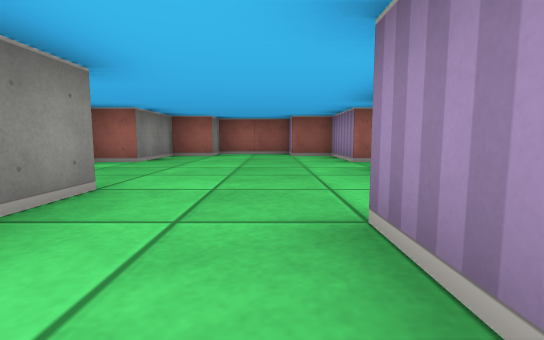
View 1 (above)

15 first-person views from a walk through a cub3D ray-caster map. The camera is about half as high as the walls, tilts 6° down and sees 85° across. The floor is counted in squares. Each view is taken from the middle of a square. On the plan, view 1 faces up. The plan holds only what a view shows up to about 9 squares ahead; the rest is blank.

View 2
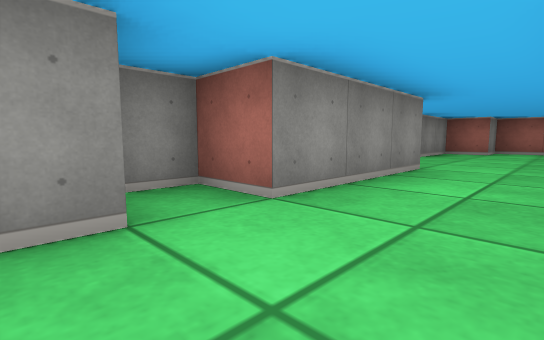

View 3
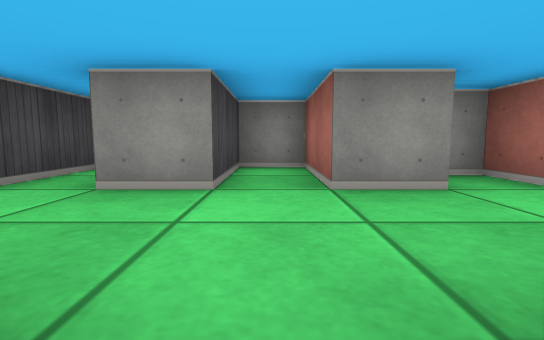

View 4
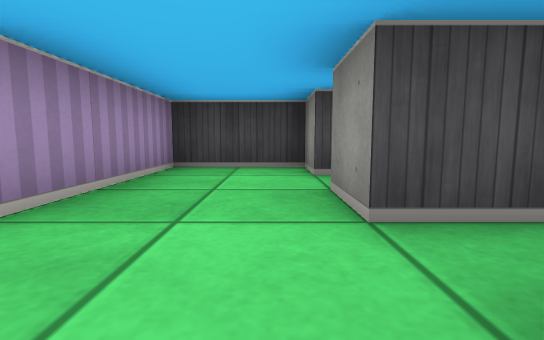

View 5
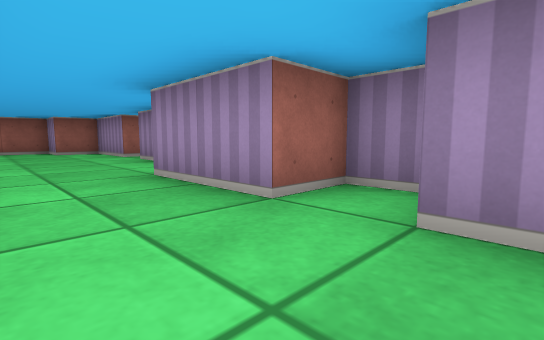

View 6
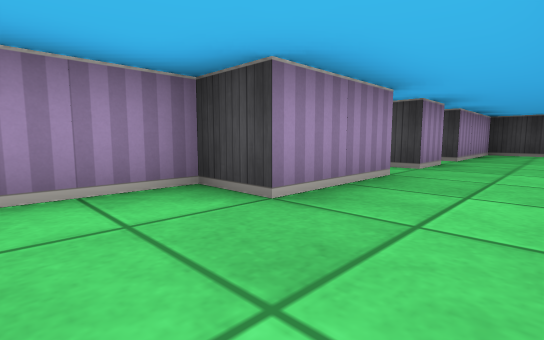

View 7
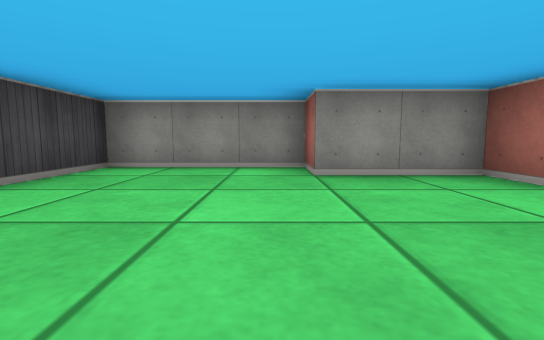

View 8
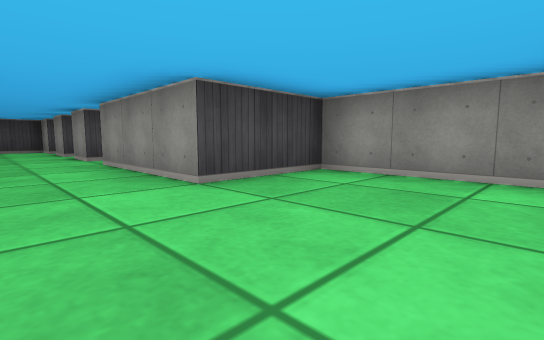

View 9
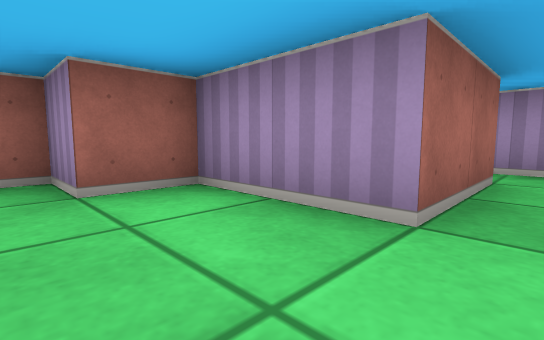

View 10
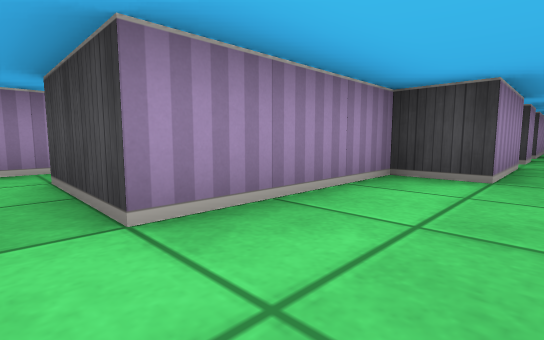

View 11
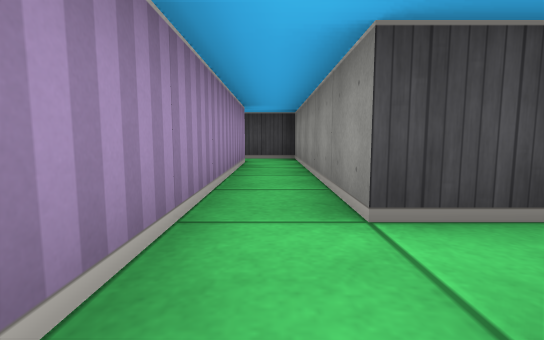

View 12
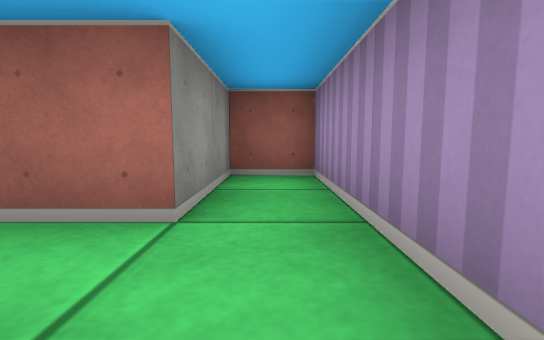

View 13
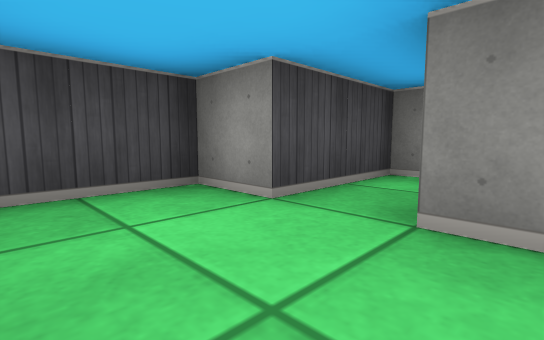

View 14
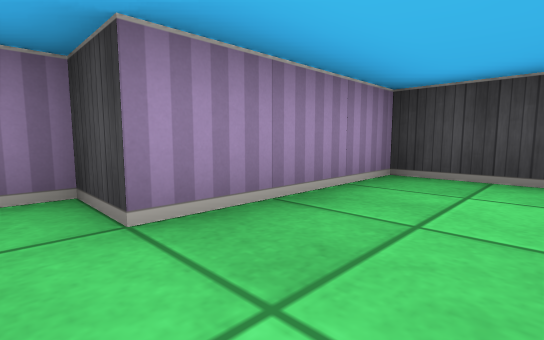

View 15
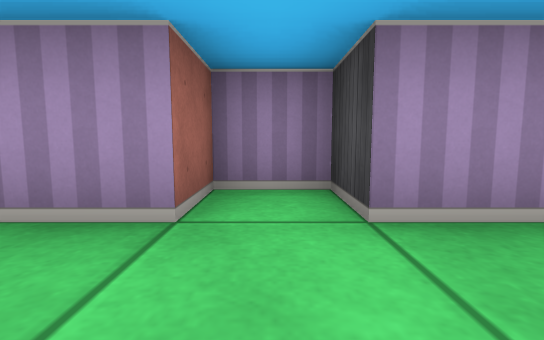

### Floor plan
Points are (right, up) in squares from view 1. A wall is a line through its corners. A room is listed if a view was taken in it or the views show most of it. See-through windows are left out.
Room 1 (views 1, 6, 7, 8, 9, 10)
walls: (1.5, 5.5) (1.5, 7.5) (0.5, 7.5) (0.5, 8.5) (-1.5, 8.5) (-1.5, 7.5) (-2.5, 7.5) (-2.5, 5.5) (-3.5, 5.5) (-3.5, 2.5) (-1.5, 2.5) (-1.5, -0.5) (-2.5, -0.5) (-2.5, -1.2); (0.5, -1.5) (1, -1.5); (1.5, -1.2) (1.5, -0.5) (0.5, -0.5) (0.5, 1.5) (1.5, 1.5) (1.5, 4.5)
ways out: opening at (-0.5, -2) to room 2; opening at (2.5, 5) to room 3
Room 2 (views 2, 3, 4, 5, 13, 14, 15)
walls: (-1.5, -1.4) (-1.5, -2.5) (-3.5, -2.5) (-3.5, -3.5) (-1.5, -3.5) (-1.5, -4.5); (0.5, -4.5) (0.5, -3.5) (1.5, -3.5) (1.5, -2.5) (0.5, -2.5) (0.5, -1.5)
ways out: opening at (-0.5, -2) to room 1; opening at (-0.5, -4) to room 4
Room 3 (views 11, 12)
walls: (1.5, 4.5) (3.5, 4.5) (3.5, -0.5) (4.6, -0.5); (4.5, 0.5) (4.5, 7.5) (3.5, 7.5) (3.5, 5.5) (1.5, 5.5)
ways out: opening at (2.5, 5) to room 1
Room 4 (no view inside)
walls: (-3.6, -5.5) (-1.5, -5.5) (-1.5, -6.5) (0.5, -6.5) (0.5, -4.5)
ways out: opening at (-0.5, -4) to room 2

Positions as (right, up) in squares from view 1, and headings:
1: (0, 0), facing up
2: (0, -2), facing up-left
3: (1, -3), facing left
4: (-1, -2), facing down
5: (-1, -2), facing up-right
6: (-1, 3), facing down-right
7: (1, 5), facing left
8: (0, 5), facing down-left
9: (0, 5), facing up-right
10: (0, 5), facing down-right
11: (4, 6), facing down
12: (4, 4), facing up
13: (0, -4), facing down-left
14: (-1, -3), facing down-right
15: (-1, -3), facing right
